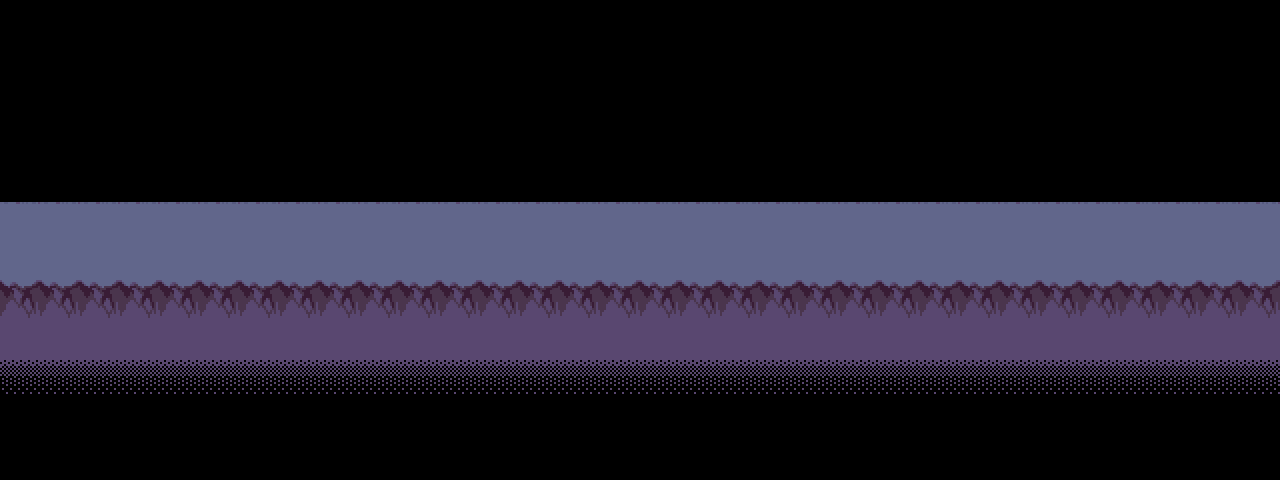

Rendered tile map (Tiled .tmx) drawn with the repository's tilesets; below, a short description and the full map source, tile grids included:
An orthogonal 32x12 tile map with 40x40 px tiles, 2 tile layers (Calque de Tuiles 1, Calque de Tuiles 2) and 8 objects (2x transition, script, spawn, entry_l, entry_r).

<map version="1.10" tiledversion="1.10.0" orientation="orthogonal" renderorder="right-down" width="32" height="12" tilewidth="40" tileheight="40" infinite="0" nextlayerid="6" nextobjectid="10">
 <editorsettings>
  <export target="depths_8.lua" format="lua" />
 </editorsettings>
 <properties>
  <property name="music" value="deeplandscape" />
 </properties>
 <tileset firstgid="1" source="../tilesets/dark.tsx" />
 <layer id="1" name="Calque de Tuiles 1" width="32" height="12">
  <data encoding="csv">
0,0,0,0,0,0,0,0,0,0,0,0,0,0,0,0,0,0,0,0,0,0,0,0,0,0,0,0,0,0,0,0,
0,0,0,0,0,0,0,0,0,0,0,0,0,0,0,0,0,0,0,0,0,0,0,0,0,0,0,0,0,0,0,0,
0,0,0,0,0,0,0,0,0,0,0,0,0,0,0,0,0,0,0,0,0,0,0,0,0,0,0,0,0,0,0,0,
0,0,0,0,0,0,0,0,0,0,0,0,0,0,0,0,0,0,0,0,0,0,0,0,0,0,0,0,0,0,0,0,
0,0,0,0,0,0,0,0,0,0,0,0,0,0,0,0,0,0,0,0,0,0,0,0,0,0,0,0,0,0,0,0,
3,3,3,3,3,3,3,3,3,3,3,3,3,3,3,3,3,3,3,3,3,3,3,3,3,3,3,3,3,3,3,3,
8,8,8,8,8,8,8,8,8,8,8,8,8,8,8,8,8,8,8,8,8,8,8,8,8,8,8,8,8,8,8,8,
18,18,18,18,18,18,18,18,18,18,18,18,18,18,18,18,18,18,18,18,18,18,18,18,18,18,18,18,18,18,18,18,
23,23,23,23,23,23,23,23,23,23,23,23,23,23,23,23,23,23,23,23,23,23,23,23,23,23,23,23,23,23,23,23,
23,23,23,23,23,23,23,23,23,23,23,23,23,23,23,23,23,23,23,23,23,23,23,23,23,23,23,23,23,23,23,23,
0,0,0,0,0,0,0,0,0,0,0,0,0,0,0,0,0,0,0,0,0,0,0,0,0,0,0,0,0,0,0,0,
0,0,0,0,0,0,0,0,0,0,0,0,0,0,0,0,0,0,0,0,0,0,0,0,0,0,0,0,0,0,0,0
</data>
 </layer>
 <layer id="3" name="Calque de Tuiles 2" width="32" height="12">
  <data encoding="csv">
0,0,0,0,0,0,0,0,0,0,0,0,0,0,0,0,0,0,0,0,0,0,0,0,0,0,0,0,0,0,0,0,
0,0,0,0,0,0,0,0,0,0,0,0,0,0,0,0,0,0,0,0,0,0,0,0,0,0,0,0,0,0,0,0,
0,0,0,0,0,0,0,0,0,0,0,0,0,0,0,0,0,0,0,0,0,0,0,0,0,0,0,0,0,0,0,0,
0,0,0,0,0,0,0,0,0,0,0,0,0,0,0,0,0,0,0,0,0,0,0,0,0,0,0,0,0,0,0,0,
0,0,0,0,0,0,0,0,0,0,0,0,0,0,0,0,0,0,0,0,0,0,0,0,0,0,0,0,0,0,0,0,
0,0,0,0,0,0,0,0,0,0,0,0,0,0,0,0,0,0,0,0,0,0,0,0,0,0,0,0,0,0,0,0,
0,0,0,0,0,0,0,0,0,0,0,0,0,0,0,0,0,0,0,0,0,0,0,0,0,0,0,0,0,0,0,0,
0,0,0,0,0,0,0,0,0,0,0,0,0,0,0,0,0,0,0,0,0,0,0,0,0,0,0,0,0,0,0,0,
0,0,0,0,0,0,0,0,0,0,0,0,0,0,0,0,0,0,0,0,0,0,0,0,0,0,0,0,0,0,0,0,
76,76,76,76,76,76,76,76,76,76,76,76,76,76,76,76,76,76,76,76,76,76,76,76,76,76,76,76,76,76,76,76,
0,0,0,0,0,0,0,0,0,0,0,0,0,0,0,0,0,0,0,0,0,0,0,0,0,0,0,0,0,0,0,0,
0,0,0,0,0,0,0,0,0,0,0,0,0,0,0,0,0,0,0,0,0,0,0,0,0,0,0,0,0,0,0,0
</data>
 </layer>
 <objectgroup color="#0000ff" id="4" name="collisions">
  <object id="4" x="0" y="160" width="1280" height="40" />
  <object id="5" x="0" y="280" width="1280" height="40" />
 </objectgroup>
 <objectgroup color="#ff00ff" id="2" name="objects">
  <object id="1" name="script" x="440" y="200" width="40" height="80">
   <properties>
    <property name="cutscene" value="bad_thing" />
    <property name="once" type="bool" value="true" />
   </properties>
  </object>
  <object id="2" name="transition" x="-40" y="200" width="40" height="80">
   <properties>
    <property name="map" value="depths_7" />
    <property name="marker" value="entry_r" />
   </properties>
  </object>
  <object id="8" name="transition" x="1280" y="200" width="40" height="80">
   <properties>
    <property name="map" value="depths_9" />
    <property name="marker" value="entry_l" />
   </properties>
  </object>
 </objectgroup>
 <objectgroup color="#aa00ff" id="5" name="markers">
  <object id="6" name="spawn" x="200" y="240">
   <point />
  </object>
  <object id="7" name="entry_l" x="40" y="240">
   <point />
  </object>
  <object id="9" name="entry_r" x="1240" y="240">
   <point />
  </object>
 </objectgroup>
</map>
